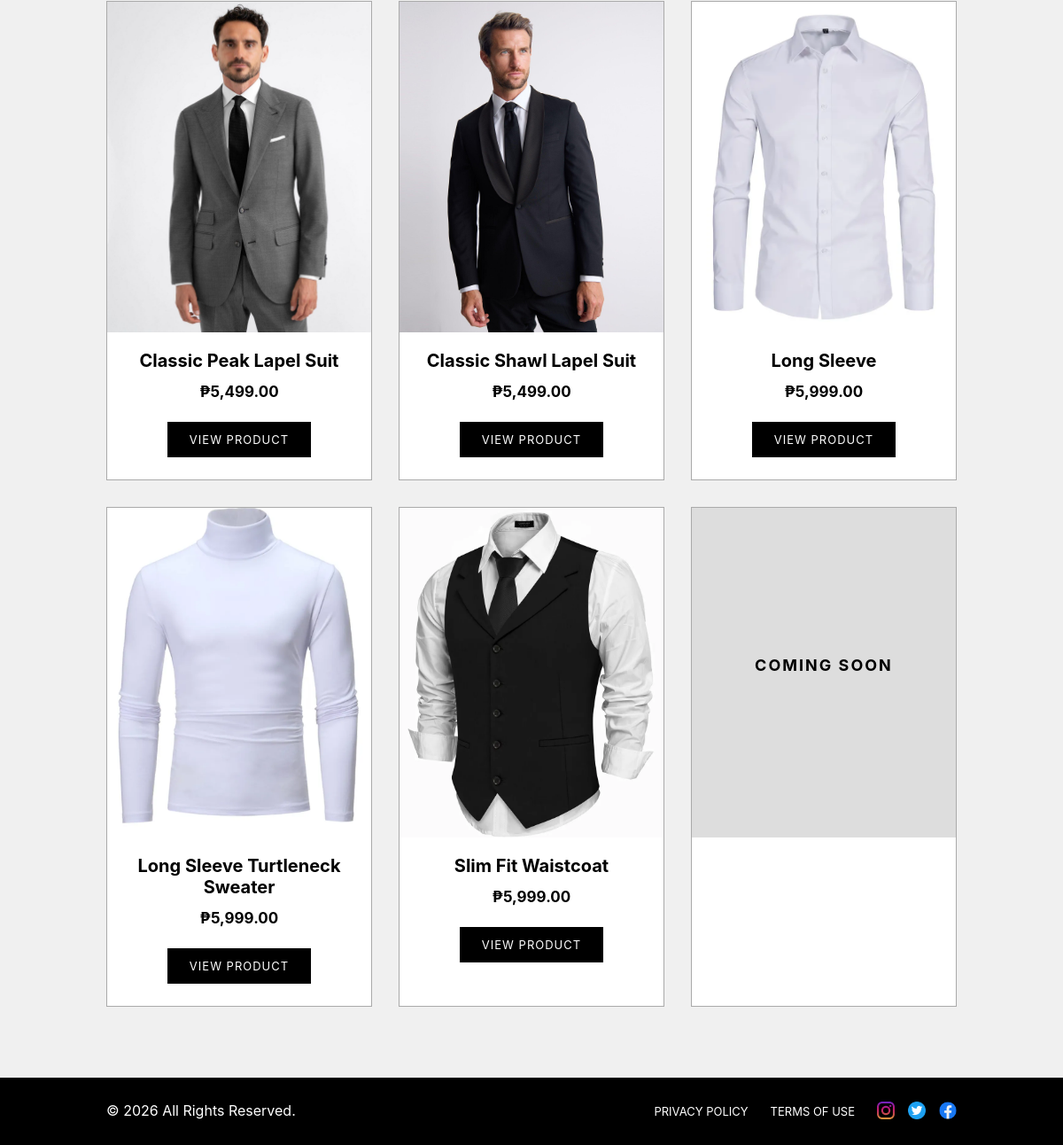
Before: /store.php (lower part) with the older database file.
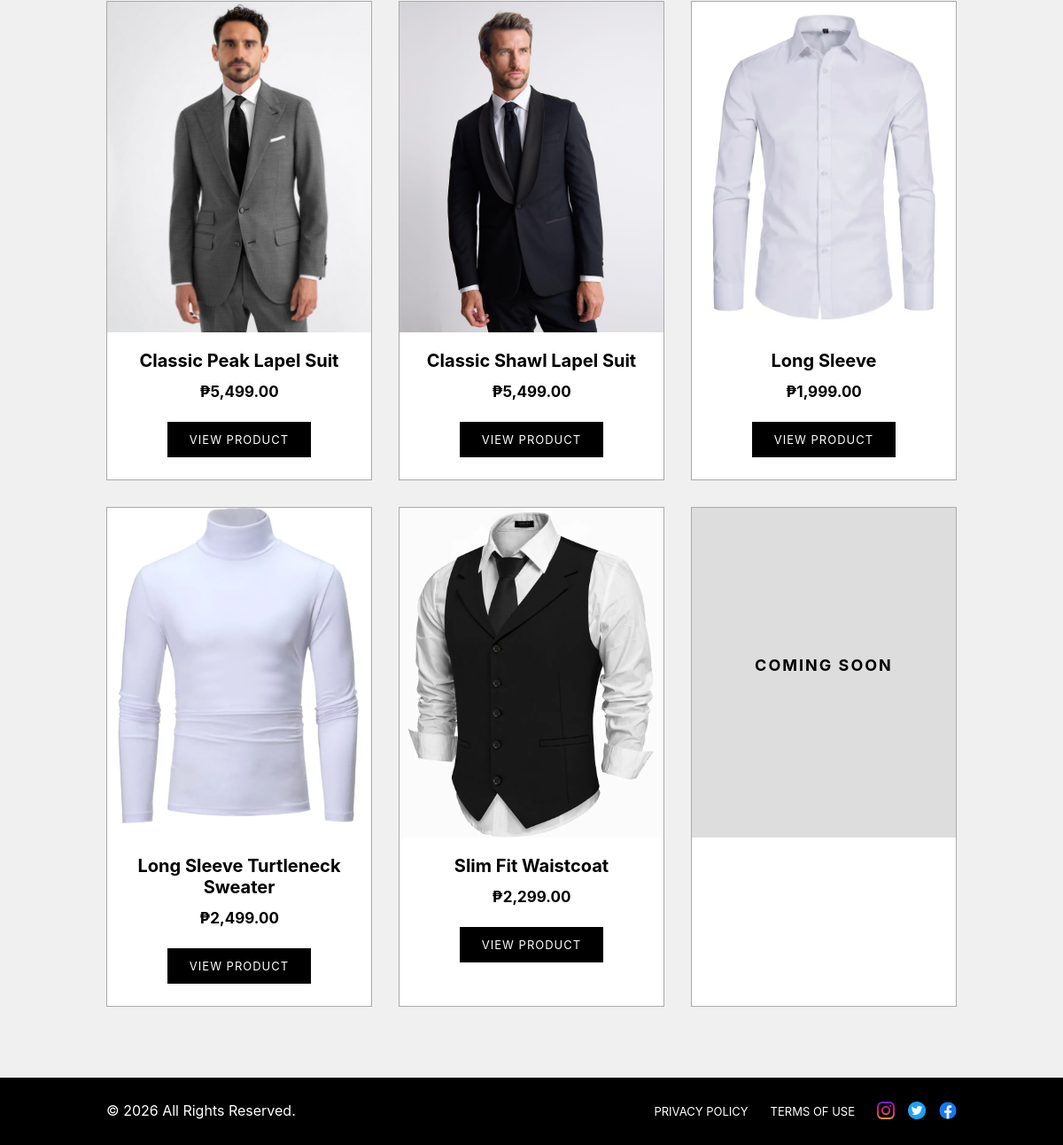
After: the same page with the newer database file.
### tables this page shows
CREATE TABLE `products` (
  `id` int(11) NOT NULL AUTO_INCREMENT,
  `category_id` int(11) DEFAULT NULL,
  `name` varchar(255) NOT NULL,
  `description` text DEFAULT NULL,
  `price` decimal(10,2) NOT NULL,
  `image` varchar(255) DEFAULT NULL,
  `created_at` timestamp NOT NULL DEFAULT current_timestamp(),
  `stock` int(11) NOT NULL DEFAULT 10,
  PRIMARY KEY (`id`),
  KEY `category_id` (`category_id`),
  CONSTRAINT `products_ibfk_1` FOREIGN KEY (`category_id`) REFERENCES `categories` (`id`) ON DELETE SET NULL ON UPDATE CASCADE
);

### store.php (the view, shortened to what this page needs)
<?php
require_once "php/db.php";
 $result = $conn->query("
    SELECT products.*, categories.name AS category_name
    FROM products
    LEFT JOIN categories ON products.category_id = categories.id
    ORDER BY products.id ASC
");
?>
<!DOCTYPE html>
<html lang="en">
<head>
    <link rel="stylesheet" href="style.css">
</head>
<body>
    <section id="store">
        <div class="store-container">
            <?php while ($product = $result->fetch_assoc()): ?>
                <article
                    class="store-product"
                    data-category="<?php echo strtolower(htmlspecialchars($product['category_name'])); ?>"
                >
                    <img
                        src="images/<?php echo htmlspecialchars($product['image']); ?>"
                        alt="<?php echo htmlspecialchars($product['name']); ?>"
                    >
                    <h2>
                        <?php echo htmlspecialchars($product['name']); ?>
                    </h2>
                    <p>
                        ₱<?php echo number_format($product['price'], 2); ?>
                    </p>
                    <a href="product page/product.php?id=<?php echo (int) $product['id']; ?>">
                        VIEW PRODUCT
                    </a>
                </article>
            <?php endwhile; ?>
            <article class="store-product">
                <div class="product-placeholder">
                    <p>COMING SOON</p>
                </div>
            </article>
        </div>
    </section>
    <footer>
        <div class="footer-bottom">
            <p>© 2026 All Rights Reserved.</p>
            <div class="footer-right">
                <a href="legal/privacy.html">PRIVACY POLICY</a>
                <a href="legal/terms.html">TERMS OF USE</a>
                <div class="footer-social">
                    <a href="#">
                        <img src="images/instagram.png" alt="Instagram">
                    </a>
                    <a href="#">
                        <img src="images/twitter.png" alt="Twitter">
                    </a>
                    <a href="#">
                        <img src="images/facebook.png" alt="Facebook">
                    </a>
                </div>
            </div>
        </div>
    </footer>
</body>
</html>

Changed rows visible on the page:
changed products "Long Sleeve": price "5,999.00" → "1,999.00"
changed products "Long Sleeve Turtleneck Sweater": price "5,999.00" → "2,499.00"
changed products "Slim Fit Waistcoat": price "5,999.00" → "2,299.00"
